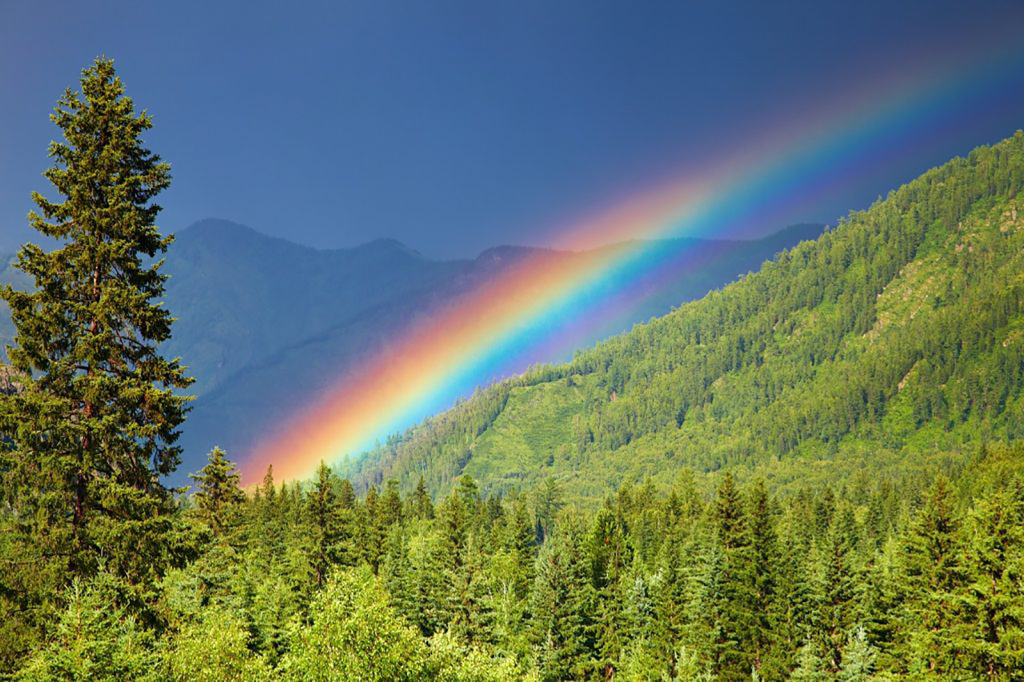
#> input picture rb.jpg, 2048 x 1364 px, found by its file name (shown at 1/2 size)
$ python MakeMozzie.py
#> lines starting #> are read from the running program, lines starting #| are printed output that depends on the picture
import pathlib
import json
import os
import math
import random

import numpy as np
import cv2

# Configuration variables. Play with these.
H1 = 50
W1 = 50
KNUM = 25  #Local Randomness
MAX_USES_PER_IMAGE = 7  # Set this to your preferred limit
alpha = 0.3 # Transparency level for overleyed image.
ImageName="rb.jpg"  #This is the main image
MAINIMAGE="E:\\Projects\\MOZIECODE2\\PhotoMosaic-main\\PhotoMosaic-main\\"+ImageName
PHOTOSETS="E:\\Projects\\MOZIECODE2\\PhotoMosaic-main\\PhotoMosaic-main\\animals" #This is where all the "small" photos is

def get_average_color(img):
    average_color = np.average(np.average(img, axis=0), axis=0)
    average_color = np.around(average_color, decimals=-1)
    average_color = tuple(int(i) for i in average_color)
    return average_color

def get_closest_colors(color, colors, k):
    cr, cg, cb = color
    color_differences = []

    for c in colors:
        r, g, b = eval(c)
        difference = math.sqrt((r - cr) ** 2 + (g - cg) ** 2 + (b - cb) ** 2)
        color_differences.append((difference, c))

    color_differences.sort()
    top_k_colors = color_differences[:k]
    return top_k_colors

image_usage_count = {}

if "cache.json" not in os.listdir():
    imgs_dir = pathlib.Path(PHOTOSETS)
    images = list(imgs_dir.glob("**/*.jpg"))

    data = {}
    image_usage_count = {}
    for img_path in images:
        print(".")
        img = cv2.imread(str(img_path))
        average_color = get_average_color(img)
        img_path_str = str(img_path.resolve())
        if str(tuple(average_color)) in data:
            data[str(tuple(average_color))].append(img_path_str)
        else:
            data[str(tuple(average_color))] = [img_path_str]
        image_usage_count[img_path_str] = 0

    with open("cache.json", "w") as file:
        json.dump(data, file, indent=2, sort_keys=True)
    print("Caching done")
else:
    with open("cache.json", "r") as file:
        data = json.load(file)
        for img_list in data.values():
            for img_path_str in img_list:
                if img_path_str not in image_usage_count:
                    image_usage_count[img_path_str] = 0


img = cv2.imread(MAINIMAGE)
#> img is the input picture: shape (1364, 2048, 3); mean B, G, R 97.9, 118.3, 100.8
img_height, img_width, _ = img.shape
#> img_height = 1364; img_width = 2048
tile_height, tile_width = H1, W1
num_tiles_h, num_tiles_w = img_height // tile_height, img_width // tile_width
#> num_tiles_h = 27; num_tiles_w = 40
img = img[:tile_height * num_tiles_h, :tile_width * num_tiles_w]
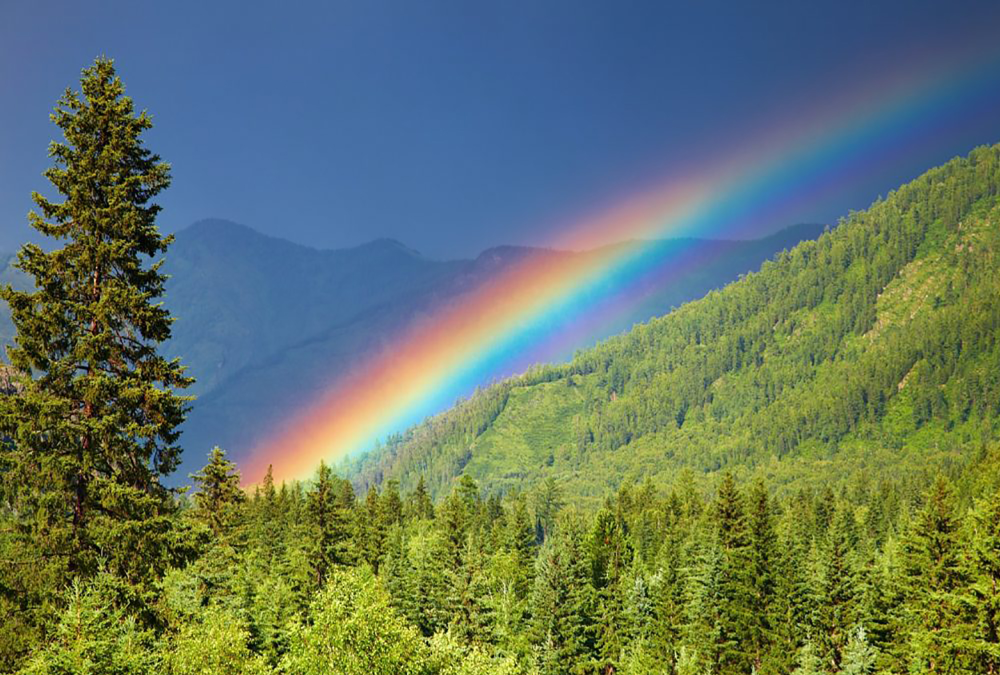
#> img: shape (1350, 2000, 3) (shown at 1/2 size); mean B, G, R 99.5, 118.4, 100.7


tiles = []
for y in range(0, img_height, tile_height):
    for x in range(0, img_width, tile_width):
        tiles.append((y, y + tile_height, x, x + tile_width))


for tile in tiles:
    y0, y1, x0, x1 = tile
#> y0 = 0; y1 = 50; x0 = 0; x1 = 50
    try:
        tile_slice = img[y0:y1, x0:x1]
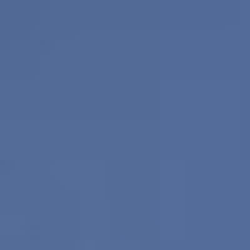
#> tile_slice: shape (50, 50, 3) (shown 5 times larger); mean B, G, R 152.2, 107.5, 83.5
        if tile_slice.size == 0:
            continue

        average_color = get_average_color(tile_slice)
#> in get_average_color, `average_color = np.average(np.average(img, axis=0), axis=0)`: average_color = [152.2, 107.5, 83.48]
#> in get_average_color, `average_color = np.around(average_color, decimals=-1)`: average_color = [150, 110, 80]
#> in get_average_color, `average_color = tuple(int(i) for i in average_color)`: average_color = (150, 110, 80)
#> average_color = (150, 110, 80)
        top_k_colors = get_closest_colors(average_color, data.keys(), KNUM)
#> in get_closest_colors, `cr, cg, cb = color`: cr = 150; cg = 110; cb = 80
#> after the loop in get_closest_colors, `for c in colors:`: color_differences = []
#> top_k_colors = []

        eligible_colors = [(dist, color) for dist, color in top_k_colors if image_usage_count[random.choice(data[str(color)])] < MAX_USES_PER_IMAGE]
#> eligible_colors = []
        if not eligible_colors:
            continue

        weights = [1 / (dist + 0.001) for dist, _ in eligible_colors]
        total_weight = sum(weights)
        probabilities = [w / total_weight for w in weights]
        chosen_color = random.choices([color for _, color in eligible_colors], weights=probabilities, k=1)[0]

        chosen_image = random.choice([img for img in data[str(chosen_color)] if image_usage_count[img] < MAX_USES_PER_IMAGE])
        image_usage_count[chosen_image] += 1

        i = cv2.imread(chosen_image)
        i = cv2.resize(i, (tile_width, tile_height))
        img[y0:y1, x0:x1] = i

    except Exception as e:
        print(f"Error processing tile at {y0},{x0}: {e}")
        continue


cv2.namedWindow("Image", cv2.WINDOW_NORMAL)


max_size = 1000
aspect_ratio = img_width / img_height
if img_width > img_height:
    display_width = min(img_width, max_size)
    display_height = int(display_width / aspect_ratio)
else:
    display_height = min(img_height, max_size)
    display_width = int(display_height * aspect_ratio)
cv2.resizeWindow("Image", display_width, display_height)

cv2.imshow("Image", img)
cv2.waitKey(1)

original_img = cv2.imread(MAINIMAGE)

img_resized_for_overlay = cv2.resize(img, (original_img.shape[1], original_img.shape[0]))

overlay_img = cv2.addWeighted(img_resized_for_overlay, 1 - alpha, original_img, alpha, 0)

cv2.imshow("Image", overlay_img)
cv2.waitKey(1)
outputfile=ImageName+"overley.jpg"
cv2.imwrite(outputfile, overlay_img)
